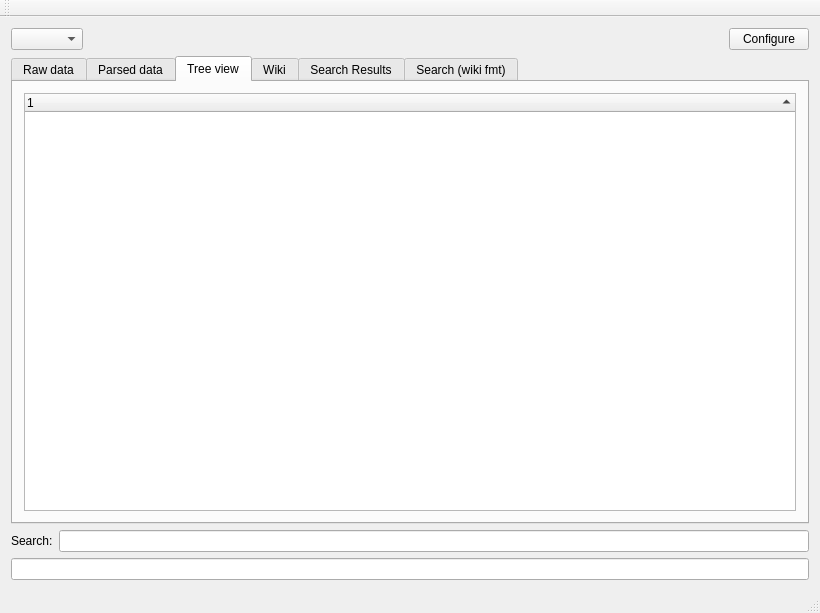
<?xml version="1.0" encoding="UTF-8"?>
<ui version="4.0">
 <class>Browser</class>
 <widget class="QMainWindow" name="Browser">
  <property name="geometry">
   <rect>
    <x>0</x>
    <y>0</y>
    <width>820</width>
    <height>613</height>
   </rect>
  </property>
  <property name="windowTitle">
   <string>Arcanum Browser</string>
  </property>
  <widget class="QWidget" name="centralWidget">
   <layout class="QVBoxLayout" name="verticalLayout_6">
    <item>
     <layout class="QHBoxLayout" name="horizontalLayout">
      <item>
       <widget class="QComboBox" name="cmbFileList"/>
      </item>
      <item>
       <spacer name="horizontalSpacer">
        <property name="orientation">
         <enum>Qt::Horizontal</enum>
        </property>
        <property name="sizeHint" stdset="0">
         <size>
          <width>40</width>
          <height>20</height>
         </size>
        </property>
       </spacer>
      </item>
      <item>
       <widget class="QPushButton" name="btnConfigure">
        <property name="toolTip">
         <string>Set location of JSON files</string>
        </property>
        <property name="text">
         <string>Configure</string>
        </property>
       </widget>
      </item>
     </layout>
    </item>
    <item>
     <widget class="QTabWidget" name="tabs">
      <property name="currentIndex">
       <number>2</number>
      </property>
      <widget class="QWidget" name="tab">
       <attribute name="title">
        <string>Raw data</string>
       </attribute>
       <layout class="QVBoxLayout" name="verticalLayout">
        <item>
         <widget class="QTextEdit" name="txtFileRaw">
          <property name="undoRedoEnabled">
           <bool>false</bool>
          </property>
         </widget>
        </item>
       </layout>
      </widget>
      <widget class="QWidget" name="tab_2">
       <attribute name="title">
        <string>Parsed data</string>
       </attribute>
       <layout class="QVBoxLayout" name="verticalLayout_2">
        <item>
         <widget class="QTextEdit" name="txtFileParsed">
          <property name="undoRedoEnabled">
           <bool>false</bool>
          </property>
         </widget>
        </item>
       </layout>
      </widget>
      <widget class="QWidget" name="tab_3">
       <attribute name="title">
        <string>Tree view</string>
       </attribute>
       <layout class="QVBoxLayout" name="verticalLayout_3">
        <item>
         <widget class="QTreeWidget" name="treeFile">
          <property name="editTriggers">
           <set>QAbstractItemView::DoubleClicked|QAbstractItemView::EditKeyPressed</set>
          </property>
          <property name="alternatingRowColors">
           <bool>true</bool>
          </property>
          <property name="selectionMode">
           <enum>QAbstractItemView::ContiguousSelection</enum>
          </property>
          <property name="selectionBehavior">
           <enum>QAbstractItemView::SelectItems</enum>
          </property>
          <property name="sortingEnabled">
           <bool>true</bool>
          </property>
          <property name="wordWrap">
           <bool>true</bool>
          </property>
          <column>
           <property name="text">
            <string notr="true">1</string>
           </property>
          </column>
         </widget>
        </item>
       </layout>
      </widget>
      <widget class="QWidget" name="tab_4">
       <attribute name="title">
        <string>Wiki</string>
       </attribute>
       <layout class="QVBoxLayout" name="verticalLayout_4">
        <item>
         <widget class="QTextEdit" name="txtWiki">
          <property name="undoRedoEnabled">
           <bool>false</bool>
          </property>
         </widget>
        </item>
       </layout>
      </widget>
      <widget class="QWidget" name="tab_5">
       <attribute name="title">
        <string>Search Results</string>
       </attribute>
       <layout class="QVBoxLayout" name="verticalLayout_5">
        <item>
         <widget class="QTextEdit" name="tblSearch"/>
        </item>
       </layout>
      </widget>
      <widget class="QWidget" name="tab_6">
       <attribute name="title">
        <string>Search (wiki fmt)</string>
       </attribute>
       <layout class="QVBoxLayout" name="verticalLayout_7">
        <item>
         <widget class="QPlainTextEdit" name="edtSearchWiki"/>
        </item>
       </layout>
      </widget>
     </widget>
    </item>
    <item>
     <layout class="QHBoxLayout" name="horizontalLayout_2">
      <item>
       <widget class="QLabel" name="label">
        <property name="text">
         <string>Search:</string>
        </property>
       </widget>
      </item>
      <item>
       <widget class="QLineEdit" name="edtSearch"/>
      </item>
     </layout>
    </item>
    <item>
     <widget class="QLineEdit" name="edtStatus">
      <property name="readOnly">
       <bool>true</bool>
      </property>
     </widget>
    </item>
   </layout>
  </widget>
  <widget class="QMenuBar" name="menuBar">
   <property name="geometry">
    <rect>
     <x>0</x>
     <y>0</y>
     <width>820</width>
     <height>21</height>
    </rect>
   </property>
  </widget>
  <widget class="QToolBar" name="mainToolBar">
   <attribute name="toolBarArea">
    <enum>TopToolBarArea</enum>
   </attribute>
   <attribute name="toolBarBreak">
    <bool>false</bool>
   </attribute>
  </widget>
  <widget class="QStatusBar" name="statusBar"/>
 </widget>
 <layoutdefault spacing="6" margin="11"/>
 <resources/>
 <connections>
  <connection>
   <sender>cmbFileList</sender>
   <signal>currentIndexChanged(QString)</signal>
   <receiver>Browser</receiver>
   <slot>fileSelected(QString)</slot>
   <hints>
    <hint type="sourcelabel">
     <x>94</x>
     <y>53</y>
    </hint>
    <hint type="destinationlabel">
     <x>794</x>
     <y>233</y>
    </hint>
   </hints>
  </connection>
  <connection>
   <sender>edtSearch</sender>
   <signal>returnPressed()</signal>
   <receiver>Browser</receiver>
   <slot>search()</slot>
   <hints>
    <hint type="sourcelabel">
     <x>804</x>
     <y>555</y>
    </hint>
    <hint type="destinationlabel">
     <x>849</x>
     <y>555</y>
    </hint>
   </hints>
  </connection>
  <connection>
   <sender>btnConfigure</sender>
   <signal>clicked()</signal>
   <receiver>Browser</receiver>
   <slot>getDataDir()</slot>
   <hints>
    <hint type="sourcelabel">
     <x>798</x>
     <y>51</y>
    </hint>
    <hint type="destinationlabel">
     <x>862</x>
     <y>48</y>
    </hint>
   </hints>
  </connection>
 </connections>
 <slots>
  <slot>fileSelected(QString)</slot>
  <slot>search()</slot>
  <slot>getDataDir()</slot>
 </slots>
</ui>
